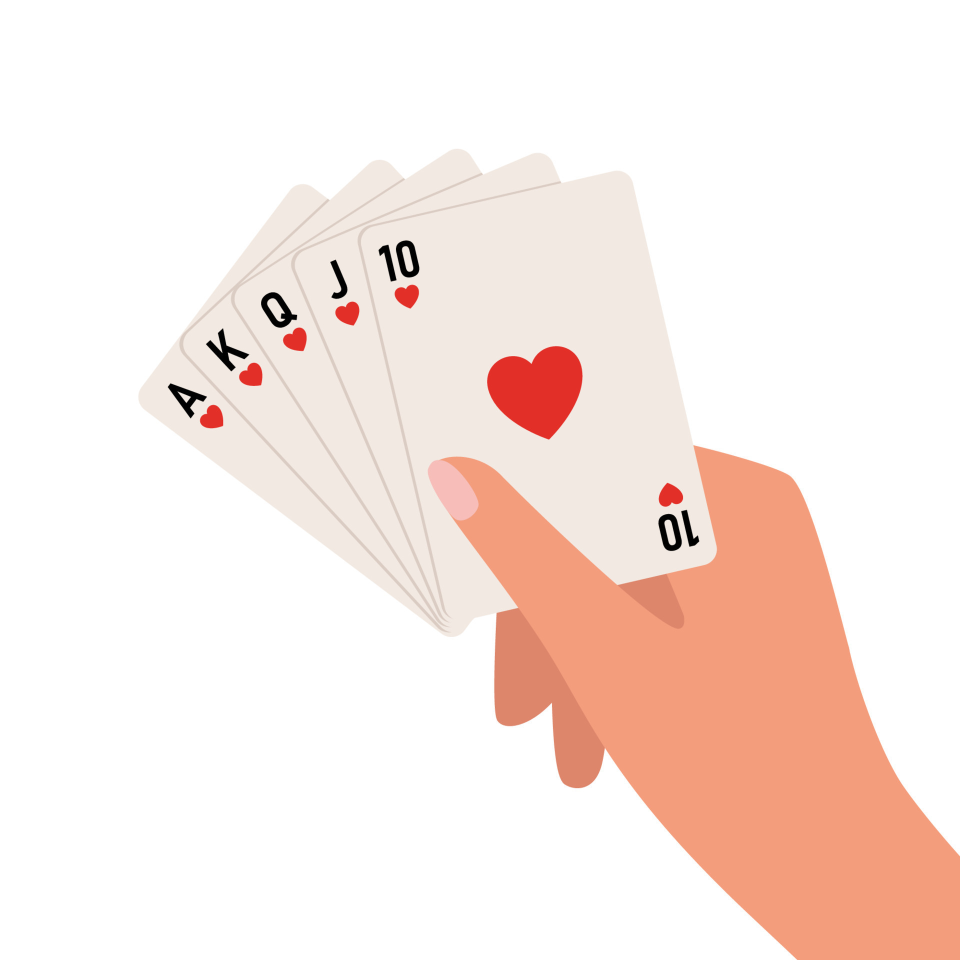
#> input picture assets/inicio.png, 1920 x 1920 px (shown at 1/2 size); its folder holds 5 pictures in this run
$ python main.py   (older library calls are emulated)
#> lines starting #> are read from the running program, lines starting #| are printed output that depends on the picture
from PIL import Image, ImageTk, ImageDraw, ImageFont
import random
import tkinter as tk
import tkinter.font as tkfont
import os

player_1_window = None
subsequence_window = None

def start_game(mode):
    if mode == "Player 1":
        start_game_player_1()

# [162 lines left out: functions show_instructions, open_player_1_window, start_game_player_1, find_and_display_subsequence, play_again, display_subsequence and 1 more, not called in this run]

window = tk.Tk()
window.title("Sequência Suprema")
window.geometry("800x600")

bg_image = Image.open("assets/inicio.png")
#> bg_image is the input picture: PIL image 1920x1920 RGB; mean R, G, B 249.3, 233.4, 227.4
bg_photo = ImageTk.PhotoImage(bg_image)

image_with_title = Image.new("RGB", (bg_image.width, bg_image.height + 50), color=(255, 255, 255))
#> image_with_title: PIL image 1920x1970 RGB; every value is 255
image_with_title.paste(bg_image, (0, 50))
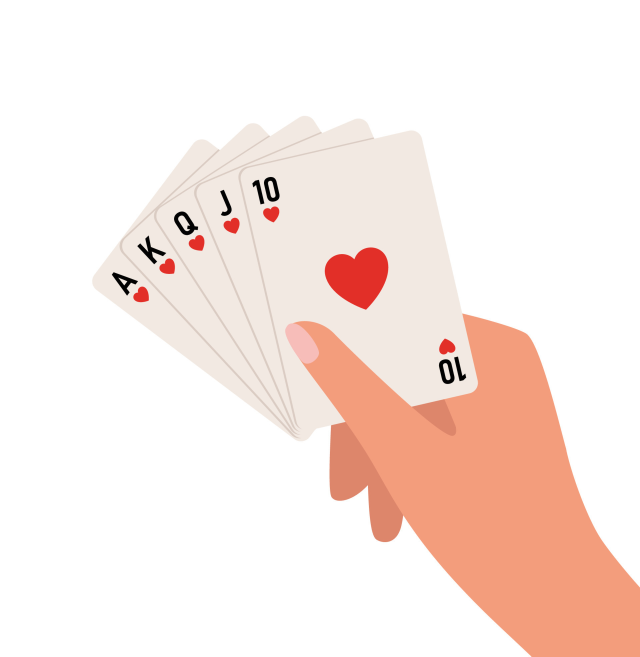
#> image_with_title: PIL image 1920x1970 RGB (shown at 1/3 size); mean R, G, B 249.5, 234, 228.1
draw = ImageDraw.Draw(image_with_title)
font = ImageFont.truetype("arial.ttf", 24)
text_bbox = draw.textbbox((0, 0), "Sequência Suprema", font=font)
#> text_bbox = (0, 4, 241, 28)
text_position = ((bg_image.width - text_bbox[2]) // 2, 10)
#> text_position = (839, 10)
draw.text(text_position, "Sequência Suprema", font=font, fill=(0, 0, 0))

bg_photo_with_title = ImageTk.PhotoImage(image_with_title)
canvas = tk.Canvas(window, width=300, height=200)
canvas.pack(fill=tk.BOTH, expand=True)
canvas.create_image(0, 0, anchor=tk.NW, image=bg_photo_with_title)

label_font = tkfont.Font(size=26, weight='bold')
label_text_1 = tk.Label(window, text="SEQUÊNCIA SUPREMA", font=label_font, bg="white")
label_text_1.place(x=400, y=50, anchor=tk.CENTER)

label_font = tkfont.Font(size=26, weight='bold')
label_text_2 = tk.Label(window, text="Modo de Jogo:", font=label_font, bg="white")
label_text_2.place(x=225, y=450, anchor=tk.CENTER)

button_font = tkfont.Font(size=14, weight='bold')

player_1_button = tk.Button(window, text="Player 1", command=open_player_1_window, font=button_font)
player_1_button.place(x=200, y=500, anchor=tk.CENTER)

instructions_button = tk.Button(window, text="Instruções", command=show_instructions, font=button_font)
instructions_button.place(x=200, y=550, anchor=tk.CENTER)

window.bind("<Configure>", resize_bg)
